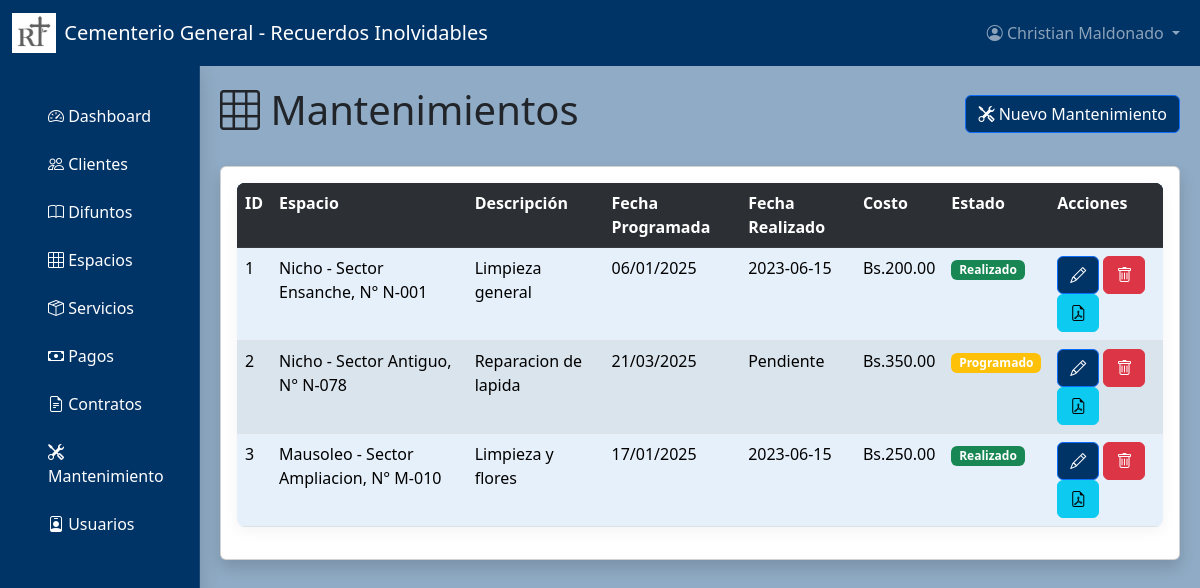
The page /mantenimientos/ (signed in) on the database its author committed.
### models/usuario_model.py (models this page shows, shortened)
class Usuario(db.Model, UserMixin):
    __tablename__ = "usuarios"
    id = db.Column(db.Integer,primary_key=True)
    nombre = db.Column(db.String,nullable=False)
    username = db.Column(db.String,nullable=False)
    password = db.Column(db.String,nullable=False)
    rol = db.Column(db.String,nullable=False)
    fecha_registro = db.Column(db.DateTime,default=datetime.utcnow)
    @staticmethod
    def get_by_id(id):
        return Usuario.query.get(id)

### models/mantenimiento_model.py (models this page shows, shortened)
class Mantenimiento(db.Model):
    __tablename__ = "mantenimientos"
    id = db.Column(db.Integer, primary_key=True)
    espacio_id = db.Column(db.Integer, db.ForeignKey('espacios.id'), nullable=False)
    descripcion = db.Column(db.String, nullable=False)
    fecha_programada = db.Column(db.Date, nullable=False)
    fecha_realizado = db.Column(db.Date, nullable=True)  # Acepta valores nulos
    costo = db.Column(db.Float(11,2), nullable=False)
    estado = db.Column(db.String, nullable=True)
    espacio = db.relationship('Espacio', back_populates='mantenimiento')
    @staticmethod
    def get_all():
        return Mantenimiento.query.all()

### models/espacio_model.py (models this page shows, shortened)
class Espacio(db.Model):
    __tablename__ = "espacios"
    id = db.Column(db.Integer,primary_key=True)
    numero = db.Column(db.String,nullable=False)
    tipo = db.Column(db.String,nullable=False)
    descripcion = db.Column(db.String,nullable=False)
    sector = db.Column(db.String,nullable=False)
    pabellon = db.Column(db.String,nullable=False)
    fila = db.Column(db.String,nullable=False)
    estado = db.Column(db.String,nullable=False)
    fecha_ocupacion = db.Column(db.DateTime,nullable=True)
    difunto_id = db.Column(db.Integer,db.ForeignKey('difuntos.id') ,nullable=True)
    difunto = db.relationship('Difunto', back_populates='espacio')
    servicios = db.relationship('Servicio', back_populates='espacio')
    mantenimiento = db.relationship('Mantenimiento', back_populates='espacio')
    contratos = db.relationship('Contrato', back_populates='espacio')

### controllers/mantenimiento_controller.py (the view)
@mantenimiento_bp.route("/")
@login_required
def index():
    mantenimientos = Mantenimiento.get_all()
    return mantenimiento_view.list(mantenimientos)

### run.py (called while the page is built)
@login_manager.user_loader
def load_user(user_id):
    return Usuario.get_by_id(user_id)

@app.context_processor
def inject_clientes():
    if current_user.is_authenticated:
        return dict(clientes=Cliente.query.all())
    return {}

@app.context_processor
def inject_difuntos():
    if current_user.is_authenticated:
        return dict(difuntos=Difunto.query.all())
    return {}

@app.context_processor
def inject_espacios():
    if current_user.is_authenticated:
        return dict(espacios=Espacio.query.all())
    return {}

@app.context_processor
def inject_servicios():
    if current_user.is_authenticated:
        return dict(servicios=Servicio.query.all())
    return {}

@app.context_processor
def inject_servicios():
    if current_user.is_authenticated:
        return dict(servicios=Servicio.query.all())
    return {}

@app.context_processor
def inject_common_variables():
    if current_user.is_authenticated:
        return {
            'ingresos_totales': db.session.query(db.func.sum(Servicio.costo))
                                .filter(Servicio.estado == 'Pagado').scalar() or 0,
        }
    return {}

### views/mantenimiento_view.py (called while the page is built)
def list(mantenimientos):
    return render_template('mantenimientos/index.html', mantenimientos=mantenimientos)

### templates/mantenimientos/index.html (shortened to what this page needs)
{% extends 'dashboard.html' %}
{% block dashboard_content %}
<div class="d-flex justify-content-between align-items-center mb-4">
    <h1><i class="bi bi-grid-3x3"></i> Mantenimientos</h1>
    <button type="button" class="btn btn-primary" data-bs-toggle="modal" data-bs-target="#ModalCrear">
        <i class="bi bi-tools"></i> Nuevo Mantenimiento
    </button>
</div>
<div class="card shadow">
    <div class="card-body">
        <table class="table table-striped">
            <tr class="table-dark">
                <th>ID</th>
                <th>Espacio</th>
                <th>Descripción</th>
                <th>Fecha Programada</th>
                <th>Fecha Realizado</th>
                <th>Costo</th>
                <th>Estado</th>
                <th>Acciones</th>
            </tr>
            {% for item in mantenimientos %}
            <tr>
                <td>{{ item.id }}</td>
                <td>
                    {% if item.espacio %}
                    {{ item.espacio.tipo }} - Sector {{ item.espacio.sector }}, N° {{ item.espacio.numero }}
                    {% else %}
                    Sin espacio asignado
                    {% endif %}
                </td>
                <td>{{ item.descripcion }}</td>
                <td>{{ item.fecha_programada.strftime('%d/%m/%Y') }}</td>
                <td>{{ item.fecha_realizado or 'Pendiente' }}</td>
                <td>Bs.{{ "%.2f"|format(item.costo) }}</td>
                <td>
                    {% if item.estado == 'Realizado' %}
                    <span class="badge bg-success">{{ item.estado }}</span>
                    {% elif item.estado == 'Programado' %}
                    <span class="badge bg-warning">{{ item.estado }}</span>
                    {% else %}
                    <span class="badge bg-danger">{{ item.estado }}</span>
                    {% endif %}
                </td>
                <td>
                    <button class="btn btn-primary" data-bs-target="#ModalEditar{{ item.id }}" data-bs-toggle="modal">
                        <i class="bi bi-pencil"></i>
                    </button>
                    <a href="{{ url_for('mantenimiento.delete', id=item.id) }}" class="btn btn-danger">
                        <i class="bi bi-trash"></i>
                    </a>
                    <a href="{{ url_for('mantenimiento.generar_aviso', id=item.id) }}" class="btn btn-info" title="Generar Aviso de Mantenimiento" target="_blank">
        <i class="bi bi-file-earmark-pdf"></i>
    </a>
                </td>
            </tr>
            {% endfor %}
        </table>
    </div>
</div>
{% endblock %}

### templates/base.html (shortened to what this page needs)
<!doctype html>
<html lang="es">
<head>
    <link href="https://cdn.jsdelivr.net/npm/bootstrap@5.3.0-alpha1/dist/css/bootstrap.min.css" rel="stylesheet">
    <link rel="stylesheet" href="https://cdn.jsdelivr.net/npm/bootstrap-icons@1.10.3/font/bootstrap-icons.css">
</head>
<body>
    <nav class="navbar navbar-expand-lg navbar-dark bg-dark sticky-top">
        <div class="container-fluid">
<a class="navbar-brand d-flex align-items-center" href="{{ url_for('index') }}">
    <img src="{{ url_for('static', filename='img/logo.jpg') }}" alt="Logo" height="40" class="me-2">
    Cementerio General - Recuerdos Inolvidables
</a>
            <div class="collapse navbar-collapse" id="navbarNav">
                <ul class="navbar-nav ms-auto">
                    {% if current_user.is_authenticated %}
                    <li class="nav-item dropdown">
                        <a class="nav-link dropdown-toggle" href="#" id="navbarDropdown" role="button"
                            data-bs-toggle="dropdown">
                            <i class="bi bi-person-circle"></i>
                            {{ current_user.nombre}}
                        </a>
                    </li>
                    {% else %}
                    <li class="nav-item">
                        <a class="nav-link" href="{{ url_for('login.login') }}">Iniciar sesión</a>
                    </li>
                    {% endif %}
                </ul>
            </div>
        </div>
    </nav>
    {% if current_user.is_authenticated %}
    {% block content_side %}{% endblock %}
    {% endif %}
</body>
</html>

### templates/base.html (style rules this page uses)
:root { --primary-color: #003366; --primary-hover: #002244; --primary-text: white; --card-shadow: 0 6px 20px rgba(0, 0, 0, 0.15); --hover-shadow: 0 10px 25px rgba(0, 0, 0, 0.2); }
body { background-color: #90abc5; }
.main-content, .container, .container-fluid { background-color: transparent !important; }
.table { border-radius: 8px; box-shadow: 0 4px 15px rgba(0, 0, 0, 0.05); overflow: hidden; }
.table th { background-color: #003366; color: white; }
.table td { background-color: #e6f0fa; color: #000; }
.navbar, .bg-primary, .card-header, .btn-primary, .sidebar, .table-dark, .border-left-primary { background-color: var(--primary-color) !important; color: var(--primary-text) !important; }

### rows shown on the page
Usuario: nombre "Christian Maldonado"
Mantenimiento: id "1", espacio.tipo "Nicho", espacio.sector "Ensanche", espacio.numero "N-001", descripcion "Limpieza general", fecha_programada "06/01/2025", fecha_realizado "2023-06-15", costo "200.00", estado "Realizado"
Mantenimiento: id "2", espacio.tipo "Nicho", espacio.sector "Antiguo", espacio.numero "N-078", descripcion "Reparacion de lapida", fecha_programada "21/03/2025", fecha_realizado "Pendiente", costo "350.00", estado "Programado"
Mantenimiento: id "3", espacio.tipo "Mausoleo", espacio.sector "Ampliacion", espacio.numero "M-010", descripcion "Limpieza y flores", fecha_programada "17/01/2025", fecha_realizado "2023-06-15", costo "250.00", estado "Realizado"
